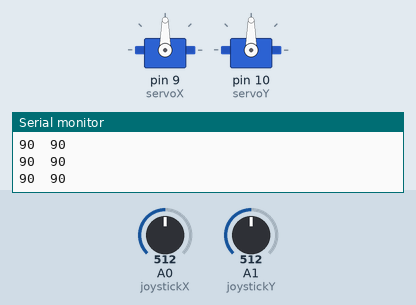
Simulated run of this sketch. Board: Arduino Uno, built with avr-gcc and run on an emulated ATmega328P. Parts: 2 × servo, the last lines printed to the serial monitor. The inputs (shaded band) are chosen by the test bench; at power-on: A0 (joystickX) = 512, A1 (joystickY) = 512.

Above: at 1.2 s.
1.3 s: A0 (joystickX) set to 716
At 2.2 s:
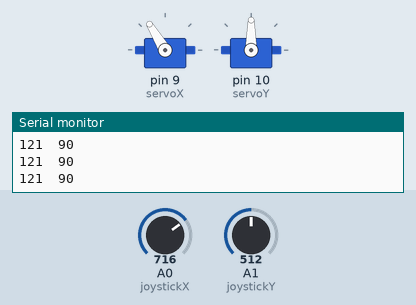
2.8 s: A1 (joystickY) set to 716
At 3.7 s:
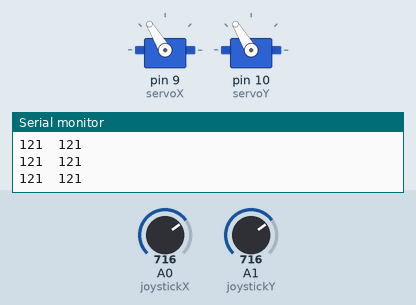
4.3 s: A0 (joystickX) set to 900
At 5.3 s:
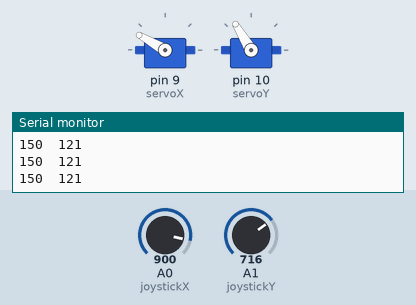
5.8 s: A1 (joystickY) set to 900
At 6.9 s:
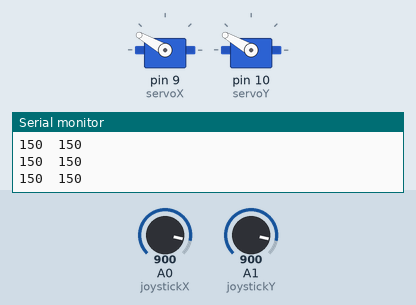
7.3 s: A0 (joystickX) set to 1023
At 8.5 s:
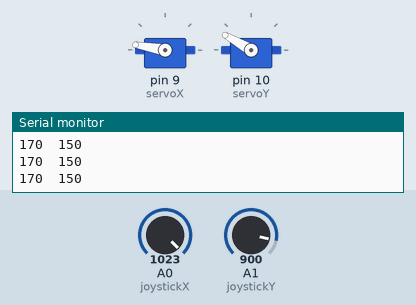
8.8 s: A1 (joystickY) set to 1023
At 10.1 s:
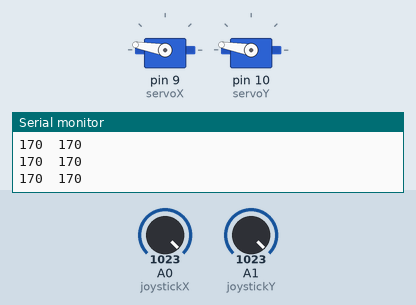
Timing chart, 0 to 11.3 s (numbered marks = the images above; inputs shaded):
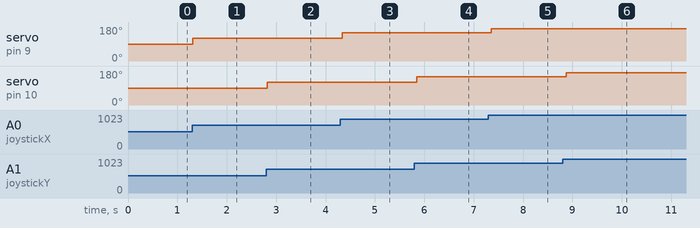

Measured:
- after the input at 1.3 s, servo on pin 9 (servoX): 90° → 121° at once
- after the input at 2.8 s, servo on pin 10 (servoY): 90° → 121° at once
- after the input at 4.3 s, servo on pin 9 (servoX): 121° → 150° at once
- after the input at 5.8 s, servo on pin 10 (servoY): 121° → 150° after 0.05 s
- after the input at 7.3 s, servo on pin 9 (servoX): 150° → 170° after 0.06 s
- after the input at 8.8 s, servo on pin 10 (servoY): 150° → 170° after 0.07 s

The sketch:

analogJoystickServo.ino
```cpp
#include <Servo.h>

// Joystick Pins
const int joystickX = A0;
const int joystickY = A1;
const int joystickSW = 2;

// Servo Pins
const int servoX = 9;
const int servoY = 10;

Servo xServo;
Servo yServo;

void setup() {
  Serial.begin(9600);

  xServo.attach(servoX);
  yServo.attach(servoY);
}

void loop() {
  // put your main code here, to run repeatedly:
  int xValue = analogRead(joystickX);
  int yValue = analogRead(joystickY);
  int xMap = map(xValue, 0, 1023, 10, 170);
  int yMap = map(yValue, 0, 1023, 10, 170);

  Serial.print(xMap);
  Serial.print("\t");
  Serial.println(yMap);

  // xMap > 92, right
  // xMap < 88, left
  // yMap > 94, down
  // yMap < 90, up

  xServo.write(xMap);
  yServo.write(yMap);
  delay(100);

}
```
